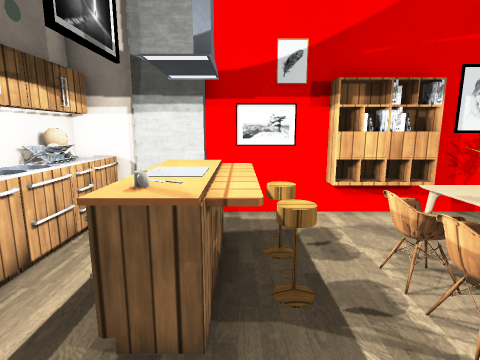
View 1 (above)

16 first-person views from a walk through a Unity game level. The camera is 1.3 m above the floor, tilts 10° down and sees 80° across. Doors are open. The floor is counted in squares, 0.5 m on a side. Each view is taken from the middle of a square. On the plan, view 1 faces up. The plan holds only what a view shows up to about 19 squares ahead; the rest is blank. The player character is not drawn. Some surface patterns are stand-ins.

View 2
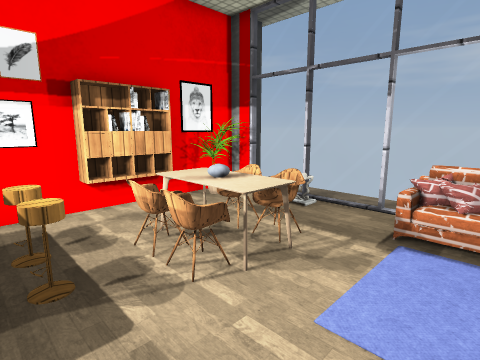

View 3
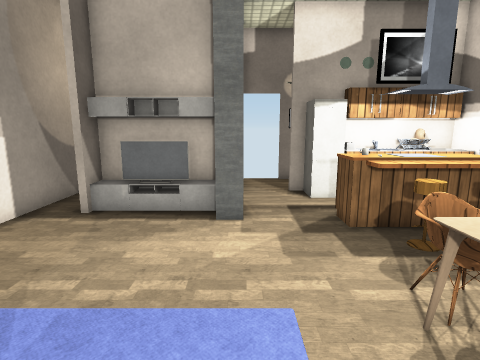

View 4
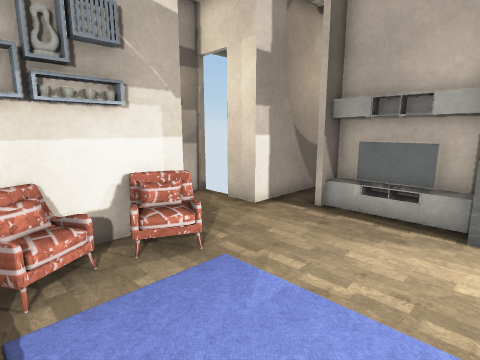

View 5
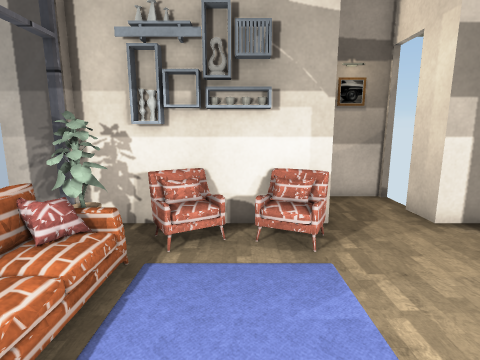

View 6
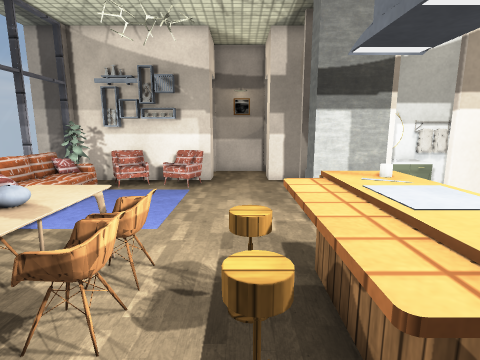

View 7
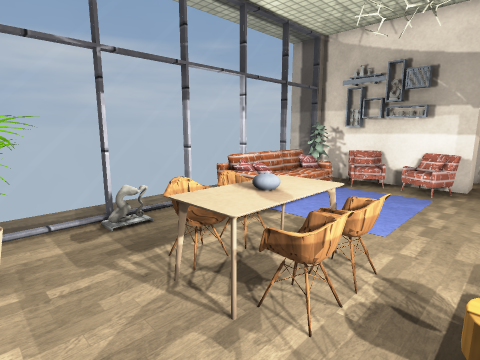

View 8
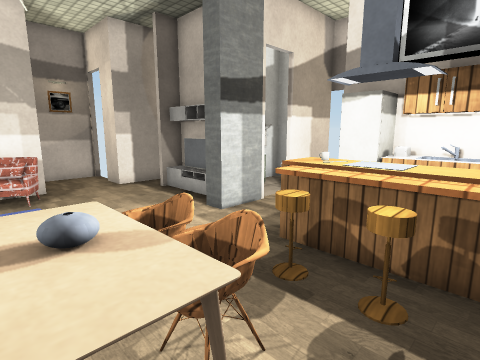

View 9
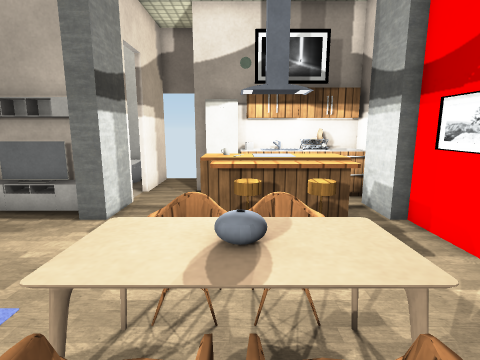

View 10
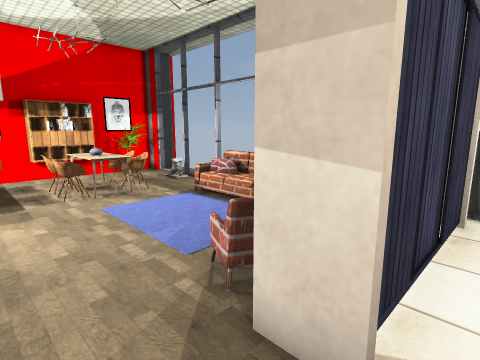

View 11
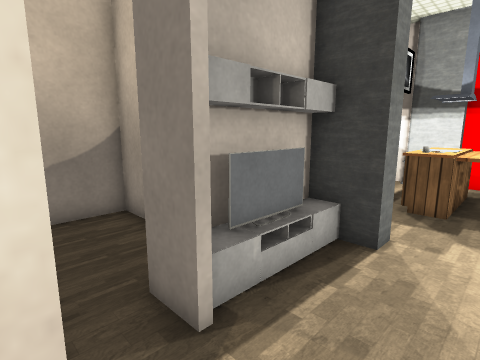

View 12
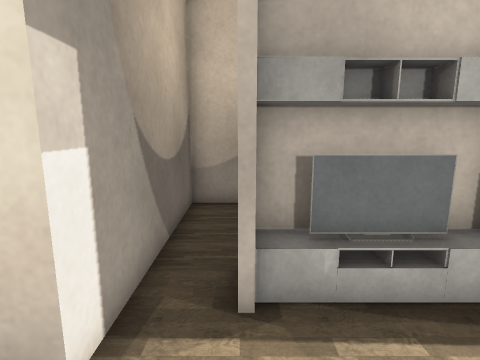

View 13
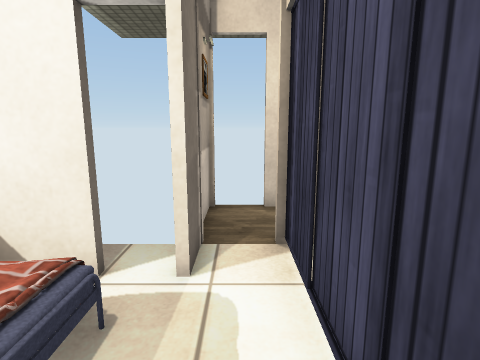

View 14
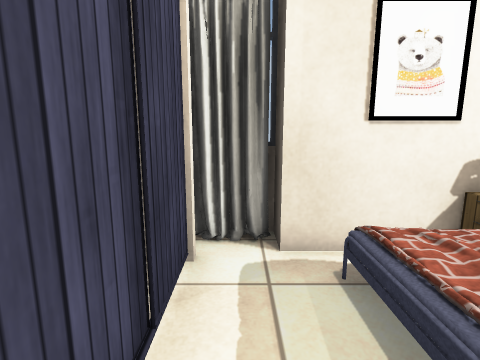

View 15
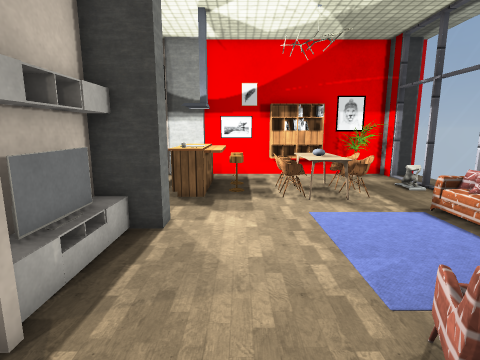

View 16
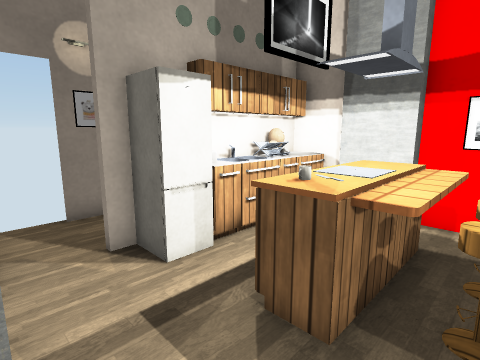

### Floor plan
Key: @ floor where view 1 was taken; # wall or solid block; . floor; / step, stairs or slope; D open door; = window, fence, low wall or low ledge; ^ raised ledge; B bookshelf; C column; K books; S stool; H chair; F sofa; R fridge; O other object.
Columns run from 8 left of view 1 to 11 right of it. Each row starts with its distance up from view 1.
  9    ### #####B#######
  8    #^#C....BKKBOO#C.
  7    #OO.^^......OO=..
  6    #=.^^^S.......=..
  5    ##.=#^..H^HH..=..
  4    ##.=O^S.HOOH..=..
  3 #. #R..^^.HH^HH..=..
  2 D................=..
  1 D..............FFF
  0 D##DDCCC@...   .O=
 -1 #....#C.....   OO=
 -2 #.OOOOO.....   O =
 -3 ####OOO.....   . =
 -4 #....OO........OFF
 -5 #....##.........OO
 -6 #..........HH##HOO
 -7 ######## ..####O####
 -8        # ..#########
 -9        D...........#
-10        ######.....##
-11             D////.#
-12             #     #
-13             #     #
-14                   #

Positions as (right, up) in squares from view 1, and headings:
1: (0, 0), facing up
2: (0, -1), facing up-right
3: (7, 0), facing left
4: (7, 0), facing down-left
5: (5, 1), facing down
6: (1, 8), facing down
7: (1, 8), facing down-right
8: (5, 7), facing down-left
9: (7, 4), facing left
10: (0, -9), facing up-right
11: (1, -7), facing up-left
12: (2, -5), facing left
13: (9, -9), facing left
14: (4, -9), facing right
15: (1, -8), facing up
16: (1, 0), facing up-left
